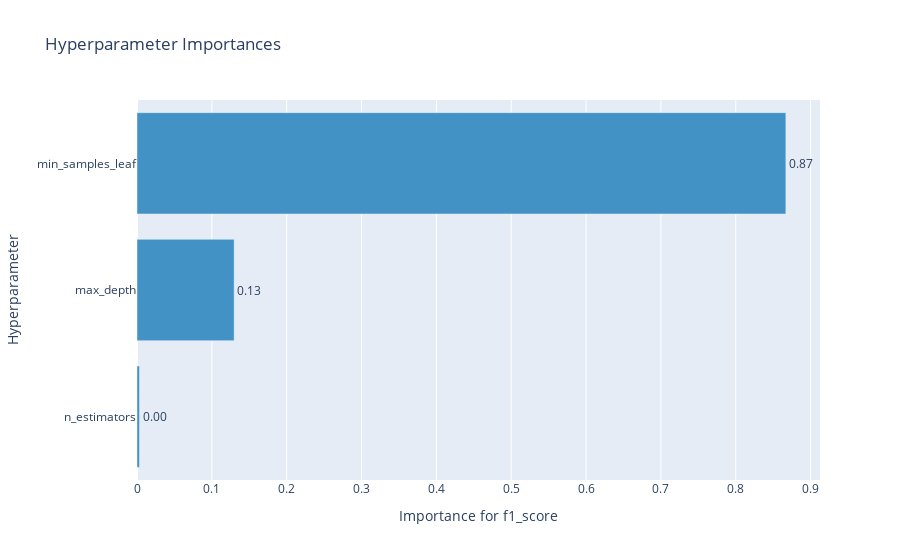

This figure's notebook cell:
### Markdown cell above
График важности гиперпараметров - помогает понять, какие гиперпараметры вносят больший вклад в минимизацию/максимизацию метрики.

### Code cell
optuna.visualization.plot_param_importances(study, target_name="f1_score")

### Figure 1 — Plotly figure (JSON) as saved in the notebook; plotly's stock layout.template omitted (floating-point values rounded to 4 significant figures)
{"data": [{"cliponaxis": false, "hovertemplate": ["n_estimators (IntUniformDistribution): 0.0033439776936827195<extra></extra>", "max_depth (IntUniformDistribution): 0.1297732122245525<extra></extra>", "min_samples_leaf (IntUniformDistribution): 0.8668828100817647<extra></extra>"], "marker": {"color": "rgb(66,146,198)"}, "orientation": "h", "text": ["0.0033439776936827195", "0.1297732122245525", "0.8668828100817647"], "textposition": "outside", "texttemplate": "%{text:.2f}", "type": "bar", "x": [0.003344, 0.1298, 0.8669], "y": ["n_estimators", "max_depth", "min_samples_leaf"]}], "layout": {"showlegend": false, "title": {"text": "Hyperparameter Importances"}, "xaxis": {"title": {"text": "Importance for f1_score"}}, "yaxis": {"title": {"text": "Hyperparameter"}}}}
